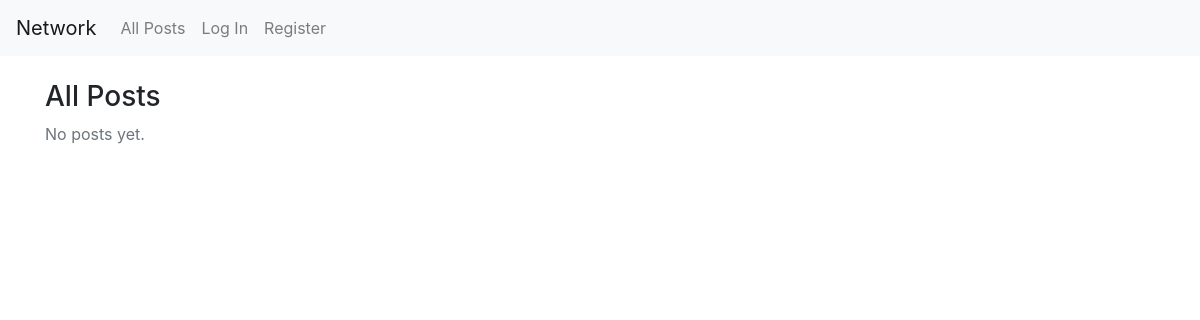
The app's page /, older data.
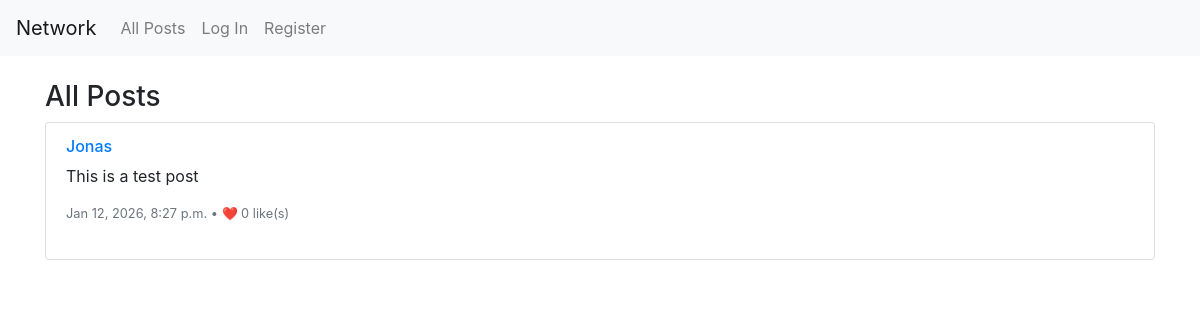
The same page, newer data.
### network/models.py (models this page shows, shortened)
class Post(models.Model):
    author = models.ForeignKey(User, on_delete=models.CASCADE, related_name="posts")
    content = models.TextField(max_length=280)  # Wie bei Twitter/Threads
    timestamp = models.DateTimeField(auto_now_add=True)
    likes = models.ManyToManyField(User, blank=True, related_name="liked_posts")
    class Meta:
        ordering = ['-timestamp']  # the newest posts first
    def like_count(self):
        return self.likes.count()

class User(AbstractUser):
    pass

### network/views.py (the view)
# urls.py: path("", views.index, name="index"),
def index(request):
    posts = Post.objects.all()
    paginator = Paginator(posts, 10)
    page_number = request.GET.get('page')
    page_obj = paginator.get_page(page_number)
    return render(request, "network/index.html", {
        "page_obj": page_obj
    })

### network/templates/network/index.html (shortened to what this page needs)
{% extends "network/layout.html" %}
{% block body %}
    <div class="container mt-4">
        <h3>All Posts</h3>
        {% for post in page_obj %}
        <div class="card mb-3">
            <div class="card-body">
                <h6 class="card-subtitle mb-2">
                    <a href="#" class="text-decoration-none">{{ post.author.username }}</a>
                </h6>
                <p class="card-text">{{ post.content }}</p>
                <p class="text-muted small">
                    {{ post.timestamp|date:"M d, Y, g:i a" }} •
                    <span>❤️ {{ post.like_count }} like(s)</span>
                </p>
            </div>
        </div>
        {% empty %}
        <p class="text-muted">No posts yet.</p>
        {% endfor %}
    </div>
{% endblock %}

Row changes from the older to the newer data that the page shows:
added Post: author.username "Jonas", content "This is a test post", timestamp "Jan 12, 2026, 8:27 p.m.", like_count "0"
Text that changed along with them:
text no longer shown: "No posts yet."
